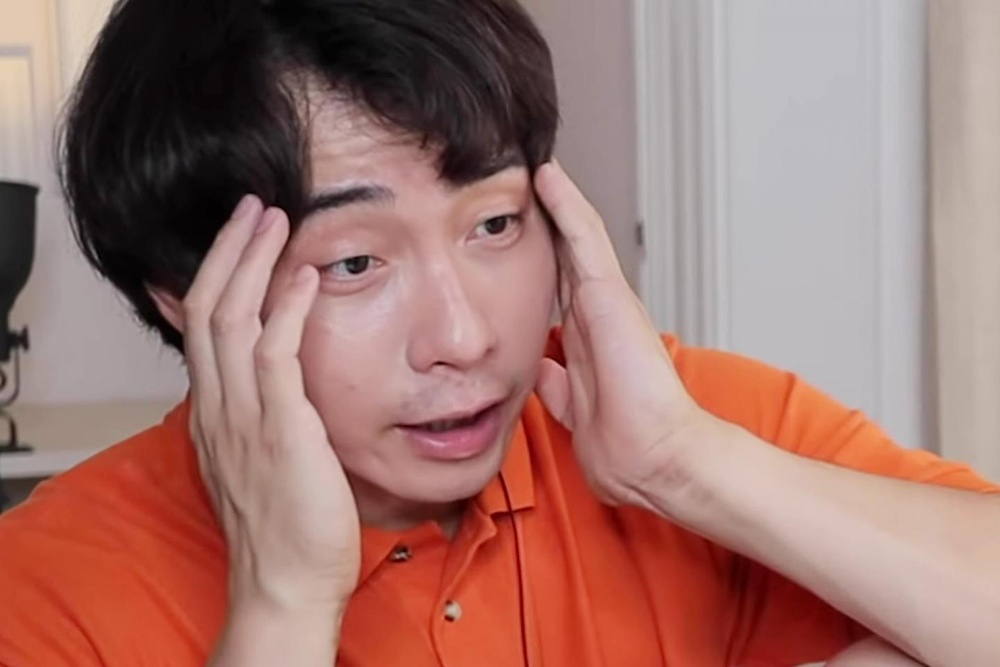
#> input picture HW1/Q1_Image/Uncle_Roger.jpg, 1000 x 667 px, shrunk from 1440 x 960 before the run, found by its file name
$ python 1-1.py
#> lines starting #> are read from the running program, lines starting #| are printed output that depends on the picture
# coding=utf-8
import cv2
import numpy as np

#1-1
'''
img = cv2.imread("Q1_image/Uncle_Roger.jpg")
width, height = img.shape[0:2]
print (width,height)
cv2.imshow("img", img)
cv2.waitKey(0)
'''
#1-2
'''
#red
imgr = cv2.imread("Q1_image/Flower.jpg")
imgr[:,:,0] = 0
imgr[:,:,1] = 0
cv2.imshow('red_img', imgr)
cv2.waitKey(0)

#blue
imgb = cv2.imread("Q1_image/Flower.jpg")
imgb[:,:,1] = 0
imgb[:,:,2] = 0
cv2.imshow('blue_img', imgb)
cv2.waitKey(0)

#green
imgg = cv2.imread("Q1_image/Flower.jpg")
imgg[:,:,0] = 0
imgg[:,:,2] = 0
cv2.imshow('green_img', imgg)
cv2.waitKey(0)
'''
#1-3
'''
cv2.namedWindow('original image', cv2.WINDOW_NORMAL)
img = cv2.imread("Q1_image/Uncle_Roger.jpg")
cv2.imshow('original image', img)

cv2.namedWindow('result', cv2.WINDOW_NORMAL)
img2 = cv2.flip(img, 1)
cv2.imshow('result', img2)

cv2.waitKey(0)
'''
#1-4

alpha = 0.5
beta = (1.0 - alpha)
def Newshow():
    global alpha,beta
    blendimg = cv2.addWeighted(img, alpha, img2, beta, 0.0)
    cv2.imshow('blending result', blendimg)
    #print(alpha,beta)

    cv2.setTrackbarPos('blending','original image',int(alpha*255))
    cv2.setTrackbarPos('blending','result',int(beta*255))
    #cv2.setTrackbarPos('blending','blending result',int(r*255))
def Blend1(x):
    global alpha,beta
    # get current positions of trackbars
    val1=cv2.getTrackbarPos('blending','original image')
    #print(val1)
    alpha = val1/255
    beta = (1.0 - alpha)
    Newshow()
def Blend2(x):
    global alpha,beta
    val2=cv2.getTrackbarPos('blending','result')
    #print(val2)
    beta = val2/255
    alpha = (1.0 - beta)
    Newshow()
def Blend3(x):
    global alpha,beta
    valtotal = cv2.getTrackbarPos('blending','blending result')
    #print(valtotal)
    alpha=valtotal/255
    beta = (1.0 - alpha)
    Newshow()

cv2.namedWindow('original image', cv2.WINDOW_NORMAL)
img = cv2.imread("Q1_image/Uncle_Roger.jpg")
#> img is the input picture: shape (667, 1000, 3); mean B, G, R 110.4, 117.2, 158.9
cv2.createTrackbar('blending','original image',0,255,Blend1)
#> slider 'blending' is set to 85
cv2.imshow('original image', img)

cv2.namedWindow('result', cv2.WINDOW_NORMAL)
img2 = cv2.flip(img, 1)
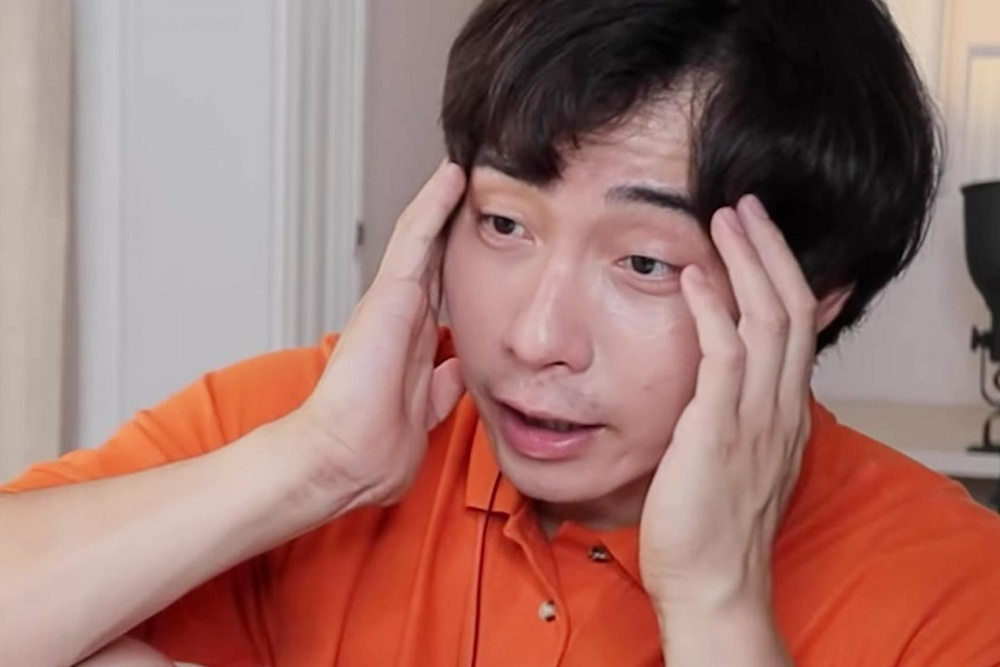
#> img2: shape (667, 1000, 3); mean B, G, R 110.4, 117.2, 158.9
cv2.createTrackbar('blending','result',0,255,Blend2)
#> slider 'blending' is set to 85
cv2.setTrackbarPos('blending','result',255)
cv2.imshow('result', img2)

cv2.namedWindow('blending result', cv2.WINDOW_NORMAL)
cv2.createTrackbar('blending','blending result',0,255,Blend3)
#> slider 'blending' is set to 85
blendimg = cv2.addWeighted(img, alpha, img2, beta, 0.0)
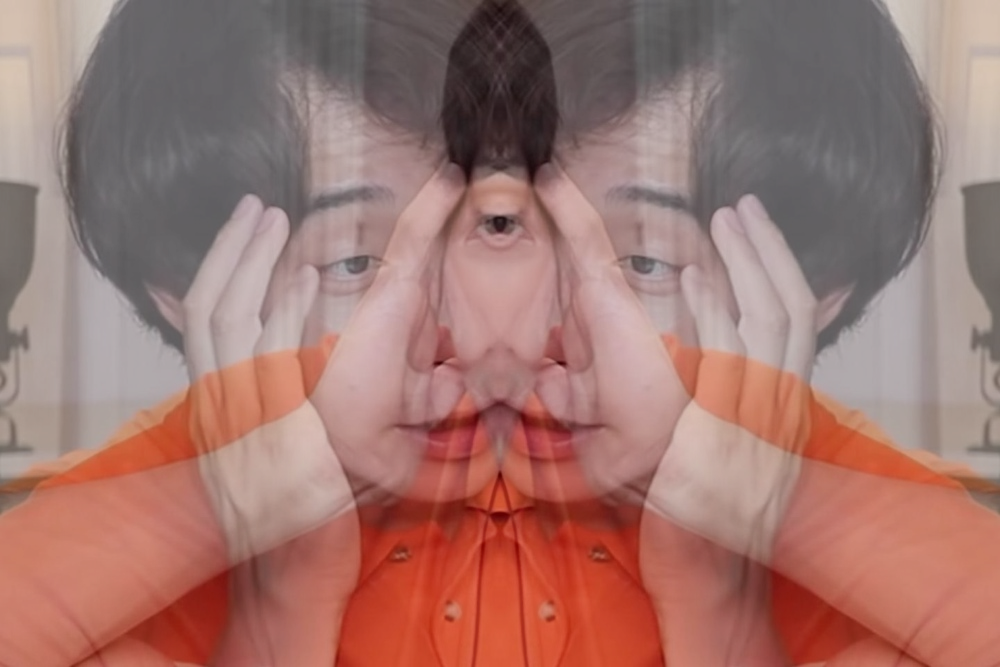
#> blendimg: shape (667, 1000, 3); mean B, G, R 110.4, 117.2, 158.9
cv2.imshow('blending result', blendimg)
cv2.waitKey(0)
#> in Newshow, `blendimg = cv2.addWeighted(img, alpha, img2, beta, 0.0)`:
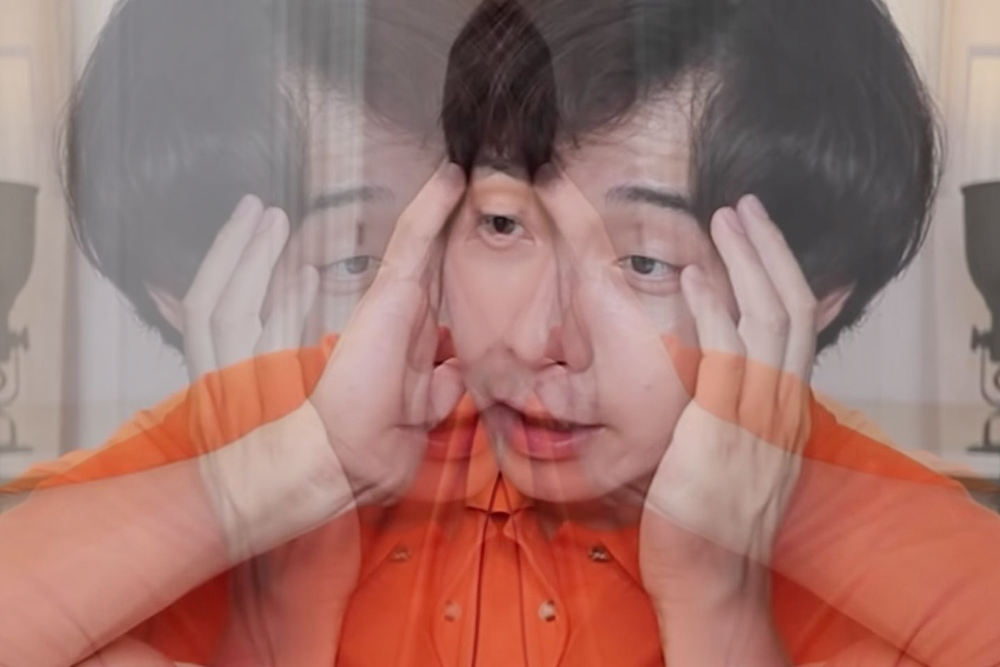
#> blendimg: shape (667, 1000, 3); mean B, G, R 110.4, 117.2, 158.9
cv2.destroyAllWindows()

$ run again, with HW1/Q1_Image/Flower.jpg copied over HW1/Q1_Image/Uncle_Roger.jpg
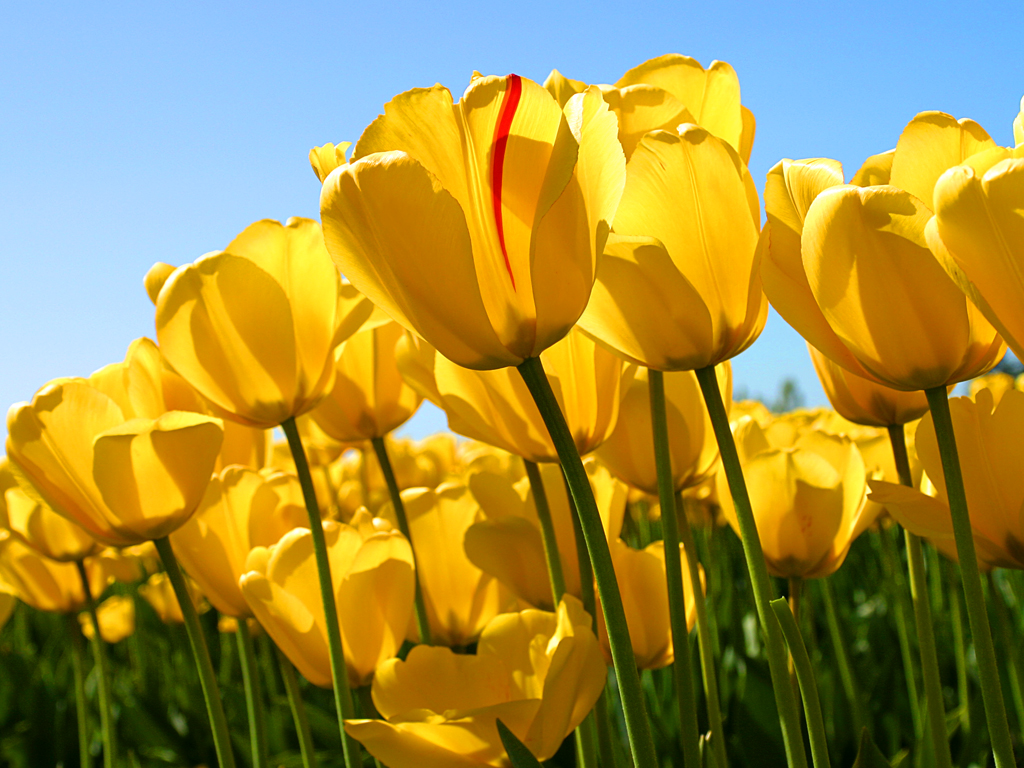
#> input picture HW1/Q1_Image/Flower.jpg, 1024 x 768 px, found by its file name
#> img is the input picture: shape (768, 1024, 3); mean B, G, R 66.7, 143.3, 161.3
#> `img2 = cv2.flip(img, 1)`:
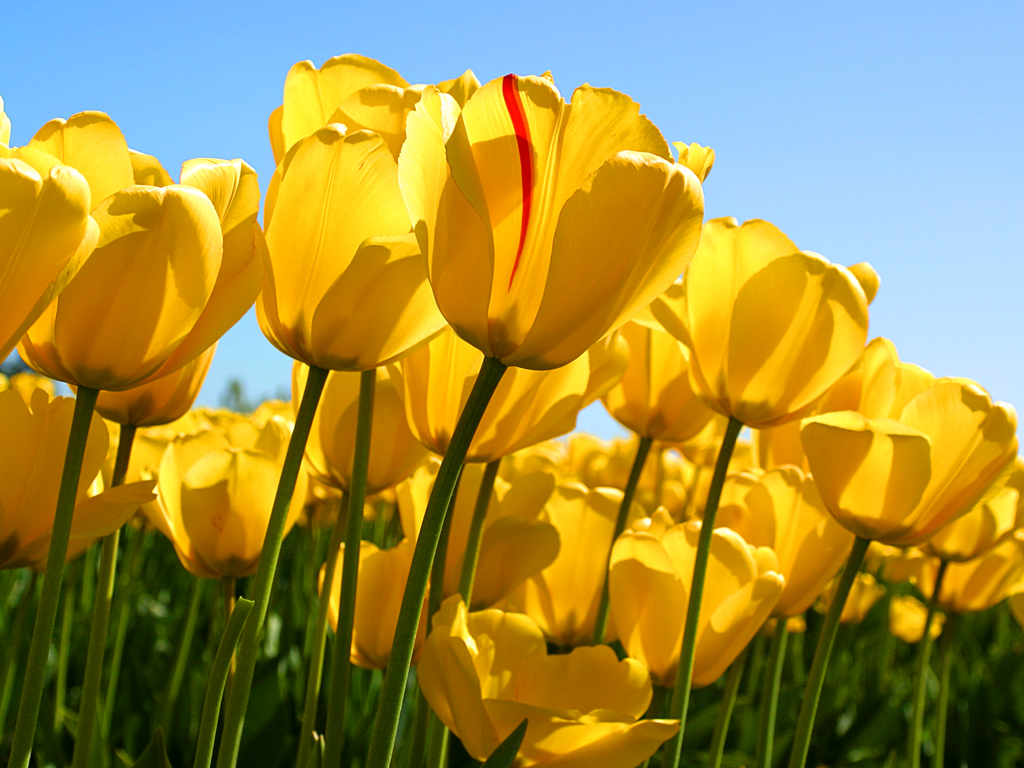
#> img2: shape (768, 1024, 3); mean B, G, R 66.7, 143.3, 161.3
#> in Newshow, `blendimg = cv2.addWeighted(img, alpha, img2, beta, 0.0)`:
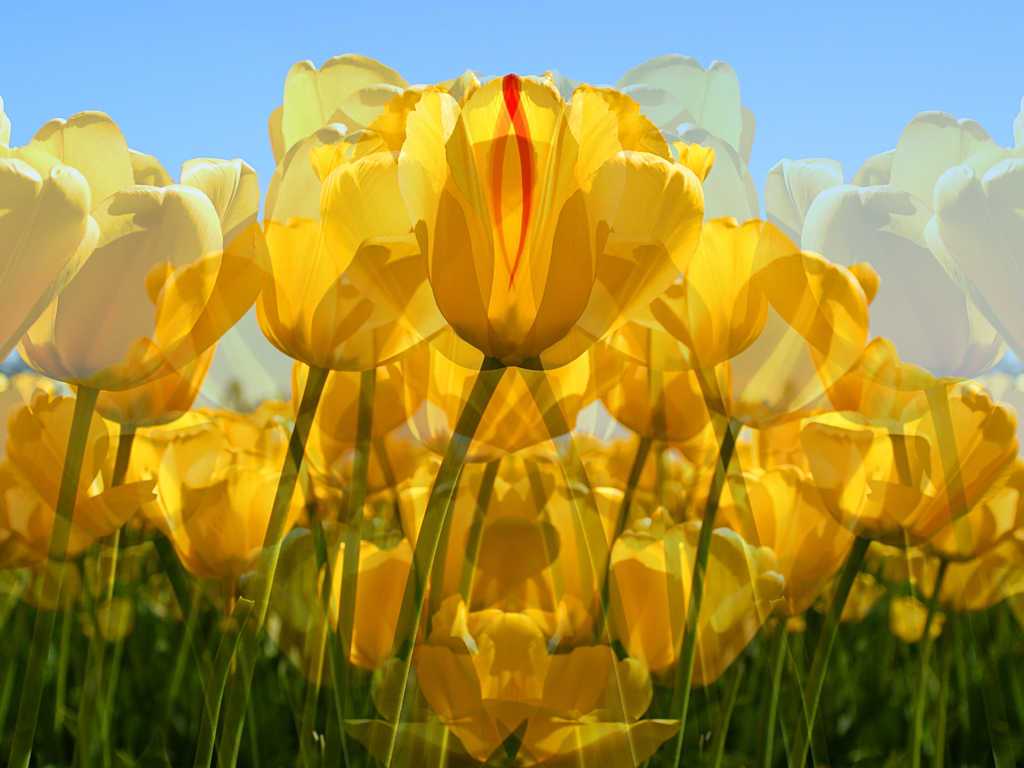
#> blendimg: shape (768, 1024, 3); mean B, G, R 66.7, 143.3, 161.3
